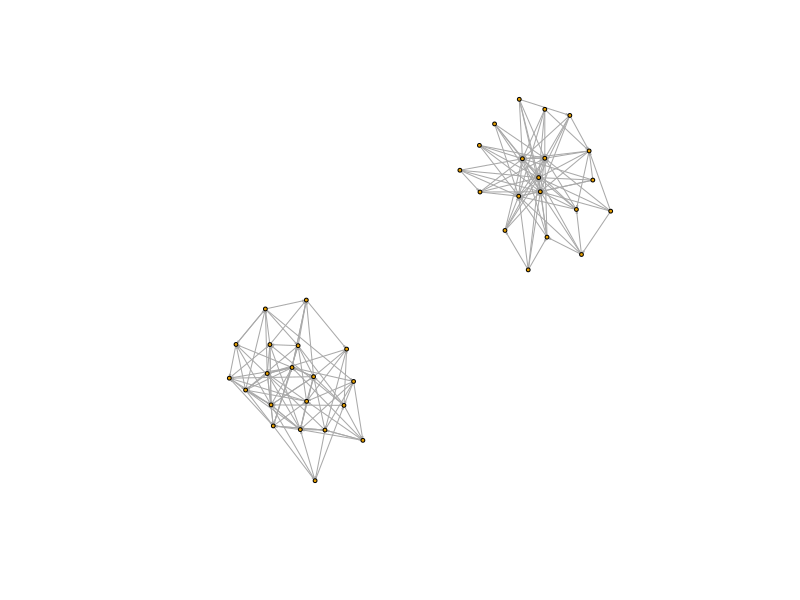
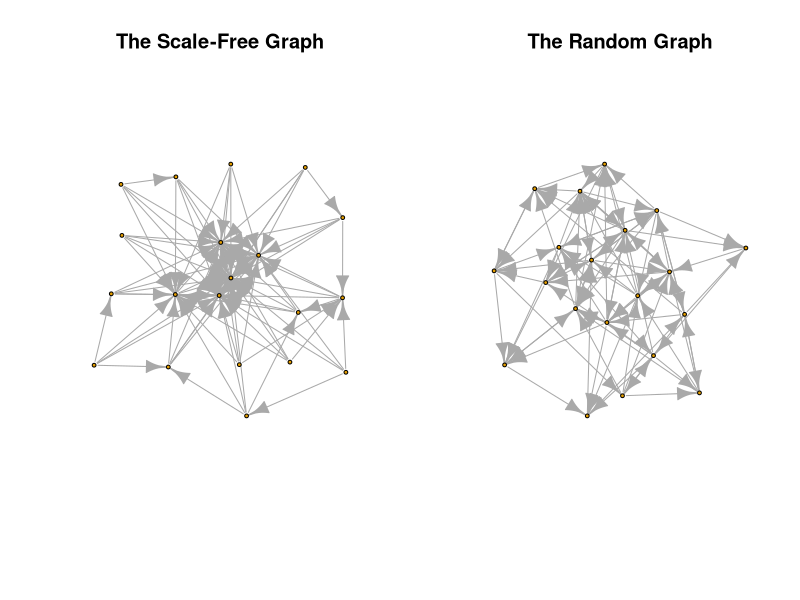
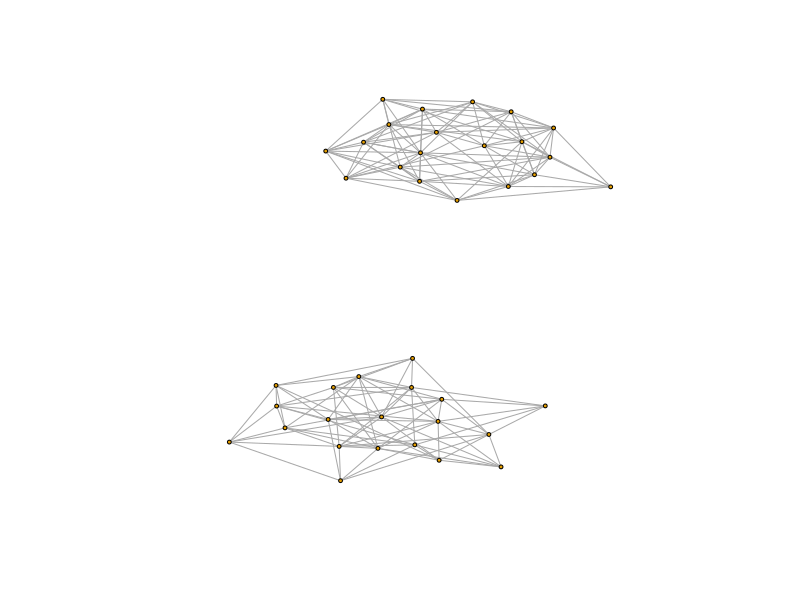
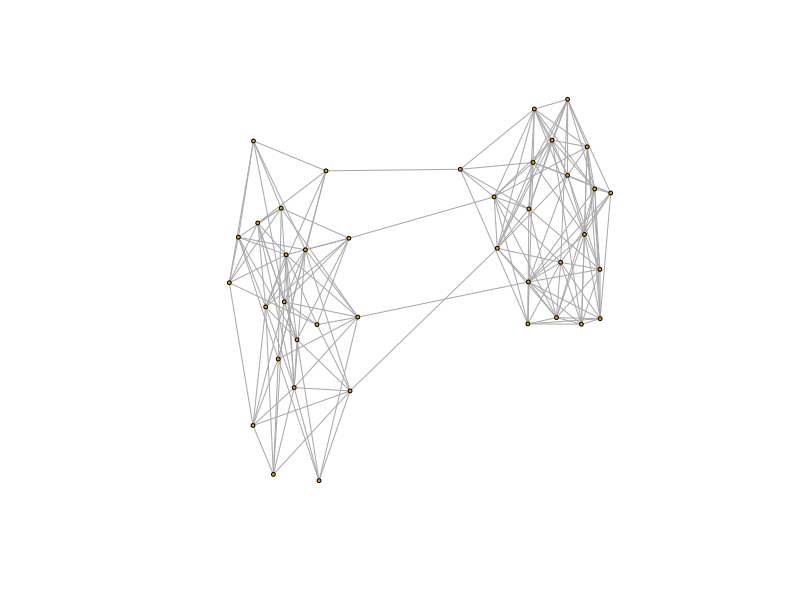

The R source for these figures, in order: (Note: a time limit stopped this script after it produced the figures.)
## ---- chunk 1
library(igraph)
set.seed(1234)

g1 <- barabasi.game(20, 1, 5) # Generate a scale-free network
V(g1)$name <- as.character(1:20)

g2 <- erdos.renyi.game(20, graph.density(g1), directed = TRUE)
V(g2)$name <- as.character(21:40)

g3 <- graph.union(g1, g2, byname = TRUE) # The ?graph.union function combines two networks. 

plot(g3, vertex.label = NA, vertex.size=2, edge.arrow.size = .1) # Two distinct networks in a single plot
## ---- chunk 2
component_list <- decompose.graph(g3, mode = "weak")
component_list
## ---- chunk 3
par(mfrow = c(1, 2))
plot(component_list[[1]], main = "The Scale-Free Graph", vertex.label = NA, vertex.size = 3)
plot(component_list[[2]], main = "The Random Graph", vertex.label = NA, vertex.size = 3)
## ---- chunk 4
clique_out <- cliques(g1)
length(clique_out)
## ---- chunk 5
clique_four <- cliques(g1, min = 4, max = 4)
length(clique_four)/length(clique_out)
## ---- chunk 6
g2 <- as.undirected(g2)
g4 <- watts.strogatz.game(1, 20 , 5, .1)
V(g4)$name <- as.character(1:20)

g5 <- graph.union(g2, g4)
## ---- chunk 7
par(mfrow = c(1, 1))
plot(g5, vertex.label = NA, vertex.size=2, edge.arrow.size = .1) # Two distinct networks in a single plot
## ---- chunk 8
g5 <- g5 %>% rewire(keeping_degseq(niter = vcount(g5) * 0.05))
plot(g5, vertex.label = NA, vertex.size=2, edge.arrow.size = .1) # Two distinct networks in a single plot
## ---- chunk 9
# first we create a function which defines what happens at each iteration of our algorithm
edge_betweenness_step = function(mat){
  # graph the matrix
  net <- graph.adjacency(mat)
  # evaluate edge betweenness
  edgebets <- edge_betweenness(net)
  # identify the edge that has the highest betweenness
  to_delete <- which.max(edgebets)
  # delete that edge
  net_new <- delete.edges(net, to_delete)
  # evaluate the number of components
  net_new <- decompose(net_new)
  # if the number of components grew to be greater than 1, return the matrices of those two components
  if(length(net_new) > 1){
    return(lapply(net_new, get.adjacency))
  } else {
    # otherwise return the matrix that we started with, minus the deleted edge
    return(get.adjacency(net_new[[1]]))
  }
}

# recursive function to measure depth of a list 
depth <- function(this) ifelse(is.list(this), 1L + max(sapply(this, depth)), 0L)

# next we will repeatedly run this step algorithm a certain number of times, at each step applying it to every component we have created
# so at first, we start with the whole graph, we delete the highest between edges until the network is split into two components. 
# then we apply the above to each of the network subsets
# we do this until we have made N effective cuts
edge_betweenness_clustering <- function(net, desired_depth = 15){
  # required packages
  require(reshape2)
  # turn our net into a matrix
  net_mat <- get.adjacency(net)
  # run the first iteration of edge_betweenness and save the result in a list
  net_temp <- list(edge_betweenness_step(net_mat))
  # while actual depth is < desired_depth
  # depth signifies how many effective cuts have been made
  # where an effective cut is any cut that divides a component into at least two new components
  while(depth(net_temp) < desired_depth){
    # apply edge_betweenness recursively to every component in the list
    net_temp <- rapply(net_temp, edge_betweenness_step, how = "list")
  }
  #get the row.names of every matrix (i.e. the actors who are in each component/group at the end of the iterations)
  groups <- lapply(unlist(net_temp), row.names)
  # name the groups according to their order
  names(groups) <- as.character(1:length(groups))
  # use melt to produce a person to group data.frame
  memberships <- melt(groups)
  # convert value (i.e. id) to a character vector from factor
  memberships$value <- as.character(memberships$value)
  # reorder the memberships data.frame so that it matches the order of vertices in the original network
  memberships <- memberships[match(V(net)$name, memberships$value),]
  # construct the communities object using this helpful function provided by igraph
  output <- make_clusters(net, 
                membership = as.numeric(memberships$L1), 
                algorithm = "edge_betweenness_attempt", 
                modularity = TRUE)
  # return the communities object
  return(output)
}
## ---- chunk 10
mod_comparison <- c()
for(i in 1:20){
  mod_comparison <- c(mod_comparison, edge_betweenness_clustering(g5, i)$modularity)
}
plot(1:20, mod_comparison, ylab = c("Modularity"), xlab = c("Effective Cuts Made"))
## ---- chunk 11
plot(g5, 
     vertex.label = NA, 
     vertex.size=2, 
     edge.arrow.size = .1, 
     mark.groups = edge_betweenness_clustering(g5, 2))
## ---- chunk 12
communityMulti <- multilevel.community(g5)
## ---- chunk 13
communityWalk <- walktrap.community(g2)
communityEB <- edge.betweenness.community(g2)
communityInfo <- infomap.community(g2)
## ---- chunk 14
plot(g5, vertex.size = 3, vertex.label = NA, mark.groups = communityMulti)
## ---- chunk 15
V(g5)$color <- membership(communityMulti)
plot(g5, vertex.size = 3, vertex.label = NA)
## ---- chunk 16
communityMulti <- multilevel.community(g5)
communityMulti$modularity
## ---- chunk 17
modularity(communityMulti) # We can use the modularity() function on a group detection output.
